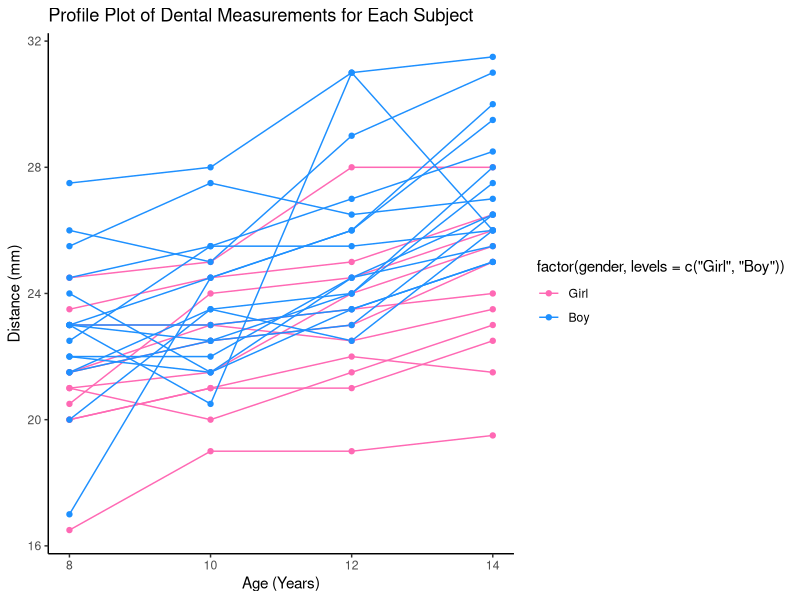
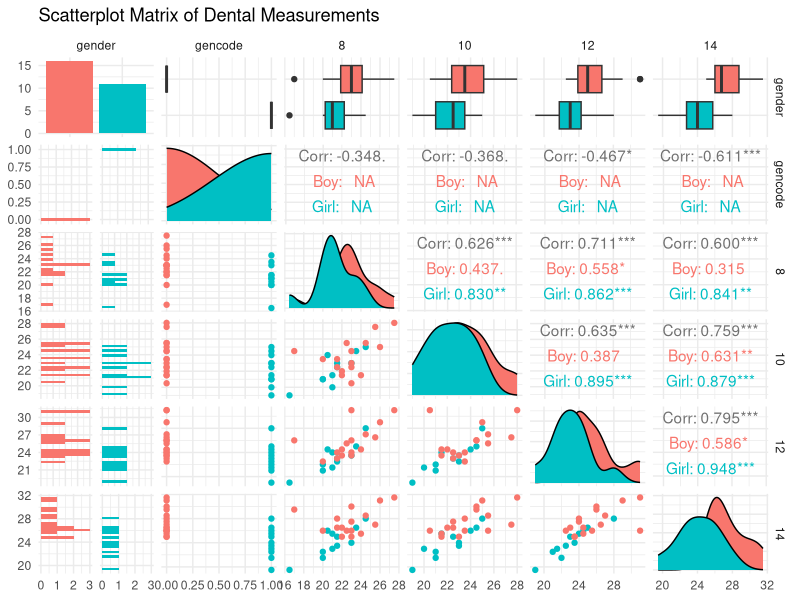
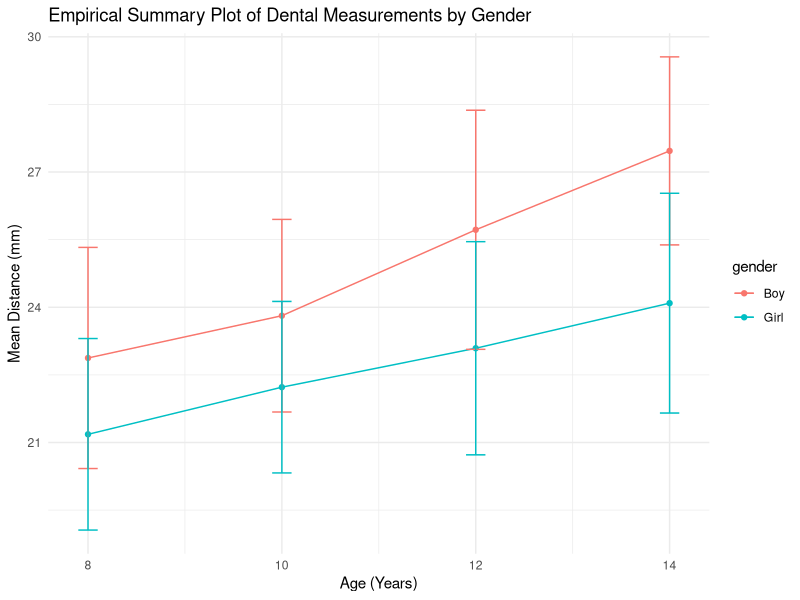
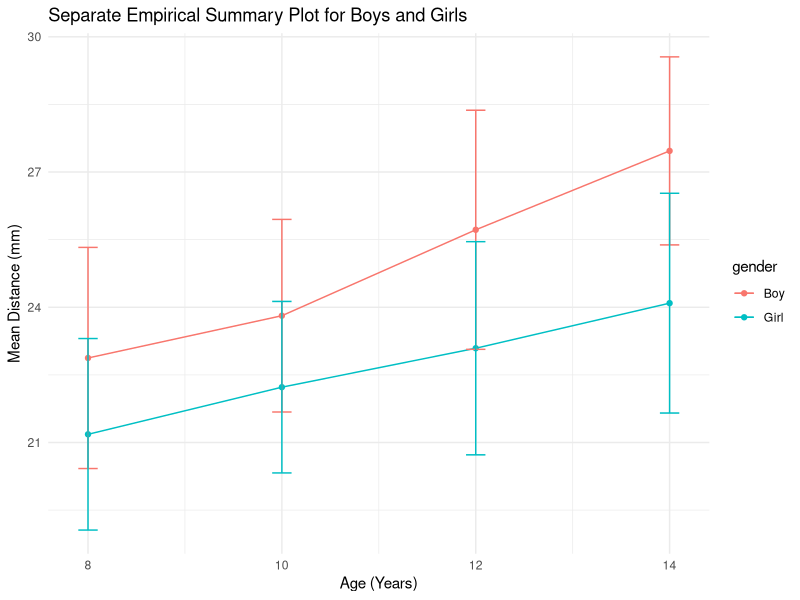
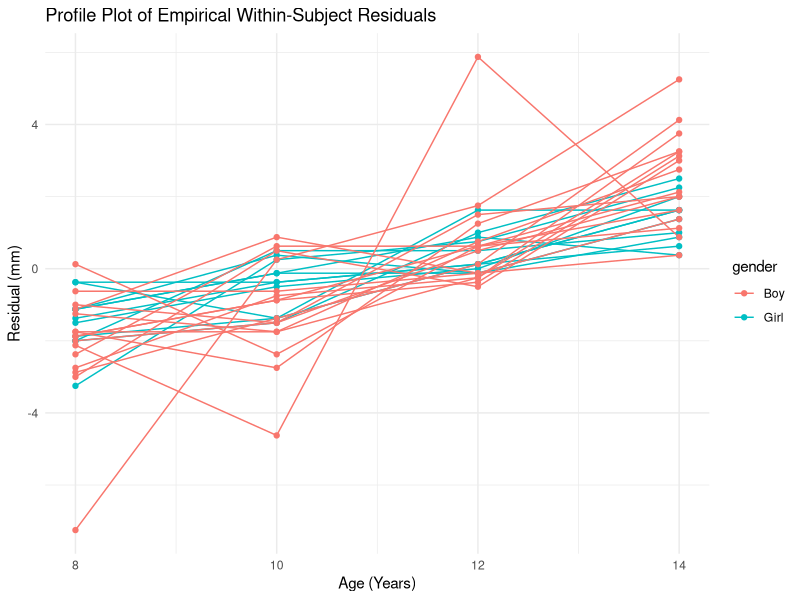
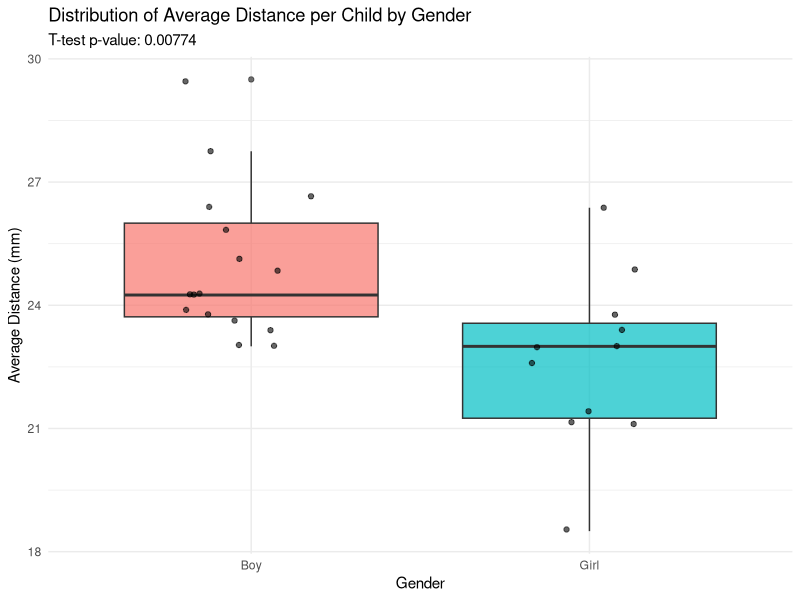
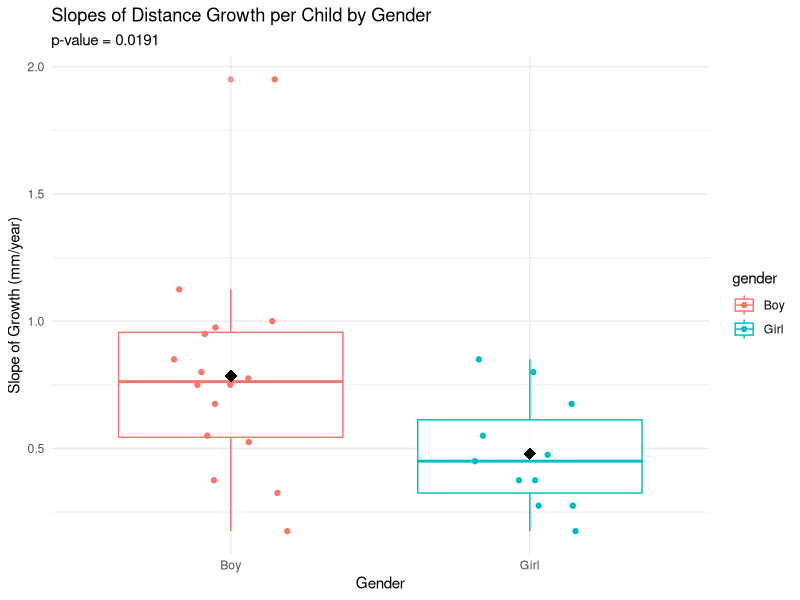
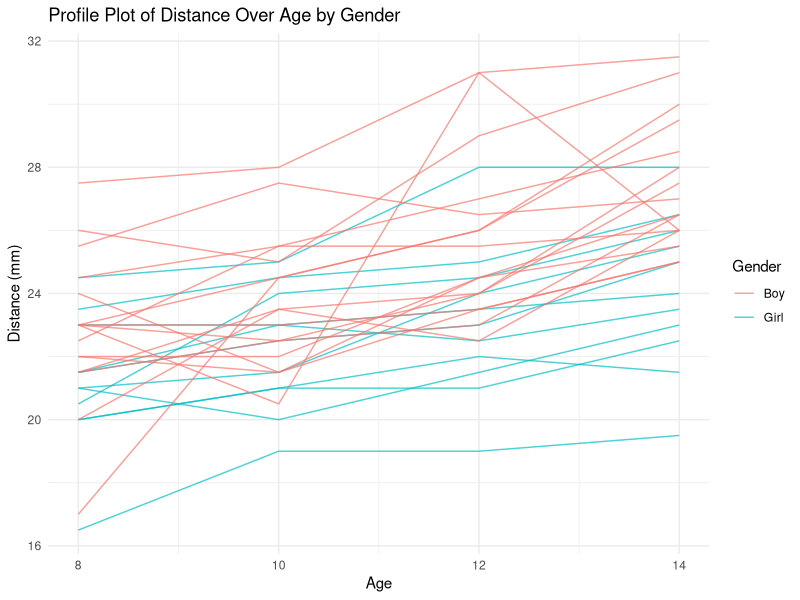

Recreate these plots in R, in order.
## ---- chunk 1

# Load the data 
setwd('/Users/yangan/Desktop/M236/M236-Lab/hw3')

options(scipen = 999)

# Load necessary libraries
library(ggplot2)
library(dplyr)

# Load the Dental data
dental_data <- read.table("Dental.txt", header = TRUE, sep = "\t")
## ---- chunk 2
# 1(a) Profile Plot
ggplot(na.omit(dental_data), aes(x = age, y = distance, group = id, color = factor(gender, levels = c("Girl", "Boy")))) +
  geom_line() +
  geom_point() +
  scale_color_manual(values = c("Girl" = "#FF69B4", "Boy" = "#1E90FF")) +
  theme_classic() + 
  ggtitle("Profile Plot of Dental Measurements for Each Subject") +
  xlab("Age (Years)") +
  ylab("Distance (mm)")

## ---- chunk 3
# Load necessary libraries
library(dplyr)
library(tidyr)
library(GGally)

# Pivot the data for correlation calculation
dental_wide <- dental_data %>%
  pivot_wider(names_from = age, values_from = distance) %>%
  select(-id)

# Calculate the correlation matrix
cor_matrix <- cor(dental_wide %>% select(-gender), use = "complete.obs")
print("Correlation matrix among observations at different ages:")
print(cor_matrix)

# Scatterplot Matrix
ggpairs(dental_wide, columns = 1:6, aes(color = gender)) +
  labs(title = "Scatterplot Matrix of Dental Measurements") +
  theme_minimal()
## ---- chunk 4
# Empirical summary: mean and standard deviation by age and gender
empirical_summary <- dental_data %>%
  group_by(age, gender) %>%
  summarise(mean = mean(distance), sd = sd(distance), .groups = 'drop')
empirical_summary
## ---- chunk 5
# Overall Empirical Summary Plot
ggplot(empirical_summary, aes(x = age, y = mean, color = gender, group = gender)) +
  geom_line() +
  geom_point() +
  geom_errorbar(aes(ymin = mean - sd, ymax = mean + sd), width = 0.2) +
  labs(title = "Empirical Summary Plot of Dental Measurements by Gender",
       x = "Age (Years)", y = "Mean Distance (mm)") +
  theme_minimal()


## ---- chunk 6
# Empirical Summary Plot with Separate Summaries for Boys and Girls
ggplot(empirical_summary, aes(x = age, y = mean, color = gender, group = gender)) +
  geom_line() +
  geom_point() +
  geom_errorbar(aes(ymin = mean - sd, ymax = mean + sd), width = 0.2) +
  labs(title = "Separate Empirical Summary Plot for Boys and Girls",
       x = "Age (Years)", y = "Mean Distance (mm)") +
  theme_minimal()
## ---- chunk 7
# Calculate within-subject residuals
residuals_data <- dental_data %>%
  group_by(id) %>%
  mutate(mean_distance = mean(distance),
         residual = distance - mean_distance)
residuals_data
## ---- chunk 8
# Profile Plot of Residuals
ggplot(residuals_data, aes(x = age, y = residual, group = id, color = gender)) +
  geom_line() +
  geom_point() +
  labs(title = "Profile Plot of Empirical Within-Subject Residuals",
       x = "Age (Years)", y = "Residual (mm)") +
  theme_minimal()
## ---- chunk 9
# Calculate averages for each child
child_averages <- dental_data %>%
  group_by(id, gender) %>%
  summarise(mean_distance = mean(distance), .groups = 'drop')

# T-test for differences in averages between boys and girls
t_test_avg <- t.test(mean_distance ~ gender, data = child_averages)
print(t_test_avg)
## ---- chunk 10
ggplot(child_averages, aes(x = gender, y = mean_distance, fill = gender)) +
  geom_boxplot(alpha = 0.7) +
  geom_jitter(width = 0.2, alpha = 0.6, color = "black") +  # Add jittered points for individual observations
  labs(
    title = "Distribution of Average Distance per Child by Gender",
    subtitle = paste("T-test p-value:", signif(t_test_avg$p.value, 3)),
    x = "Gender",
    y = "Average Distance (mm)"
  ) +
  theme_minimal() +
  theme(legend.position = "none")  # Remove legend for gender since it's clear from x-axis

## ---- chunk 11
# Calculate slopes for each child
slopes <- dental_data %>%
  group_by(id, gender) %>%
  summarise(slope = coef(lm(distance ~ age))[2], .groups = 'drop')

# T-test for differences in slopes between boys and girls
t_test_slope <- t.test(slope ~ gender, data = slopes)
print(t_test_slope)
## ---- chunk 12
# Plot slopes per child
ggplot(slopes, aes(x = gender, y = slope, color = gender)) +
  geom_boxplot(alpha = 0.7) +
  geom_jitter(width = 0.2, height = 0) +
  stat_summary(fun = mean, geom = "point", shape = 18, size = 4, color = "black") +  # Mean point
  stat_summary(fun.data = mean_cl_normal, geom = "errorbar", width = 0.2, color = "black") +  # Confidence intervals
  labs(title = "Slopes of Distance Growth per Child by Gender", 
       subtitle = paste("p-value =", round(t_test_slope$p.value, 4)),
       x = "Gender", y = "Slope of Growth (mm/year)") +
  theme_minimal()


## ---- chunk 13
library(car) 

# Calculate the average distance for each child
avg_data <- dental_data %>%
  group_by(id, gender) %>%
  summarise(avg_distance = mean(distance), .groups = 'drop')

# Calculate the slope of distance over age for each child
slope_data <- dental_data %>%
  group_by(id, gender) %>%
  summarise(slope = coef(lm(distance ~ age))[2], .groups = 'drop')
## ---- chunk 14
# Levene's Test for equality of variances for averages
levene_avg <- leveneTest(avg_distance ~ gender, data = avg_data)
print(levene_avg)
## ---- chunk 15
# Levene's Test for equality of variances for slopes
levene_slope <- leveneTest(slope ~ gender, data = slope_data)

print(levene_slope)
## ---- chunk 16
# Load necessary library
library(ggplot2)

# Profile plot distinguishing boys and girls
ggplot(dental_data, aes(x = age, y = distance, group = id, color = gender)) +
  geom_line(alpha = 0.7) +  
  labs(title = "Profile Plot of Distance Over Age by Gender",
       x = "Age",
       y = "Distance (mm)",
       color = "Gender") +
  theme_minimal()
## ---- chunk 17
# Calculate within-subject residuals
residual_data <- dental_data %>%
  group_by(id) %>%
  mutate(mean_distance = mean(distance),  # Calculate subject's mean distance
         residual = distance - mean_distance) %>%  # Calculate residuals
  ungroup()

# Profile plot of within-subject residuals by gender
ggplot(residual_data, aes(x = age, y = residual, group = id, color = gender)) +
  geom_line(alpha = 0.6) +  
  labs(title = "Profile Plot of Within-Subject Residuals by Age and Gender",
       x = "Age",
       y = "Residual(Observed - Mean Distance)",
       color = "Gender") +
  theme_minimal()
## ---- chunk 18
# Calculate intercept and slope for each child
intercept_slope_data <- dental_data %>%
  group_by(id, gender) %>%
  summarise(
    intercept = coef(lm(distance ~ age))[1],
    slope = coef(lm(distance ~ age))[2],
    .groups = 'drop')

## ---- chunk 19
# Scatterplot of intercepts vs. slopes
ggplot(intercept_slope_data, aes(x = intercept, y = slope, color = gender)) +
  geom_point() +
  labs(title = "Scatterplot of Intercepts and Slopes by Gender", 
       x = "Intercept (Baseline Distance at Age 0)", y = "Slope (Growth Rate of Distance per Year)")+
  theme_minimal()
